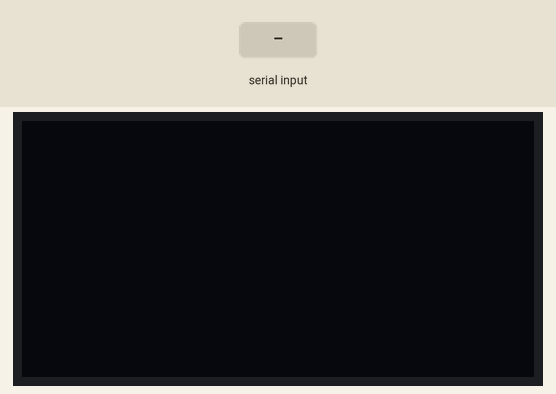
A sketch run on a simulated Arduino Uno, built with avr-gcc and run on an emulated ATmega328P. Shown: 128×64 one-colour display. Inputs (shaded band) come from the test bench.

Above: at 1.2 s.
1.3 s: "1" received over Serial
At 2.9 s:
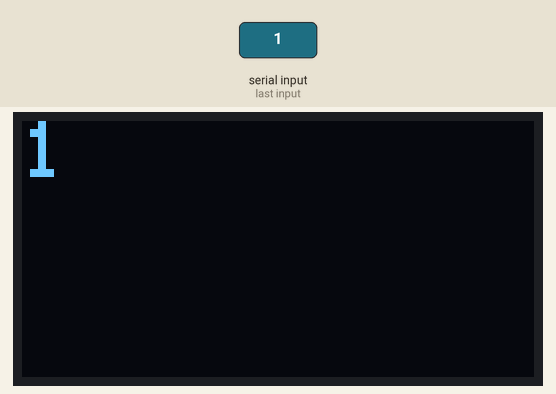
3.8 s: "0" received over Serial
At 6.0 s:
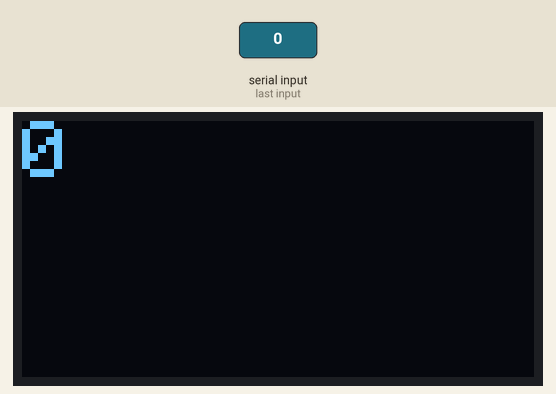
Timing chart, 0 to 7.5 s (numbered marks = the images above; inputs shaded):
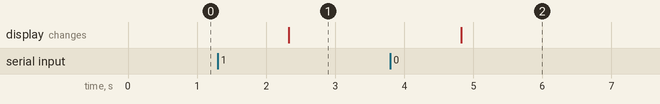

The sketch:

code.ino
```cpp
#include <Adafruit_SSD1306.h>
#include <Wire.h>

#define SCREEN_WIDTH 128 // OLED display width, in pixels
#define SCREEN_HEIGHT 64 // OLED display height, in pixels

Adafruit_SSD1306 display(SCREEN_WIDTH, SCREEN_HEIGHT, &Wire, -1);

void setup() {
  Serial.begin(9600);
  Wire.begin();
  display.begin(SSD1306_SWITCHCAPVCC, 0x3C);
  display.clearDisplay();
  display.setTextColor(WHITE);
  display.setTextSize(2);
}

void loop() {
  if (Serial.available() > 0) {
    String message = Serial.readString();
    display.clearDisplay();
    display.setCursor(0, 0);
    int lastIndex = 0;
    int newIndex = message.indexOf("/");
    while (newIndex != -1) {
      display.println(message.substring(lastIndex, newIndex));
      lastIndex = newIndex + 1;
      newIndex = message.indexOf("/", lastIndex);
    }
    display.println(message.substring(lastIndex));
    display.display();
  }
}
```

Measured:
- after the input at 1.3 s, the display: changes after 1.0 s (image 1)
- after the input at 3.8 s, the display: changes after 1.0 s (image 2)
